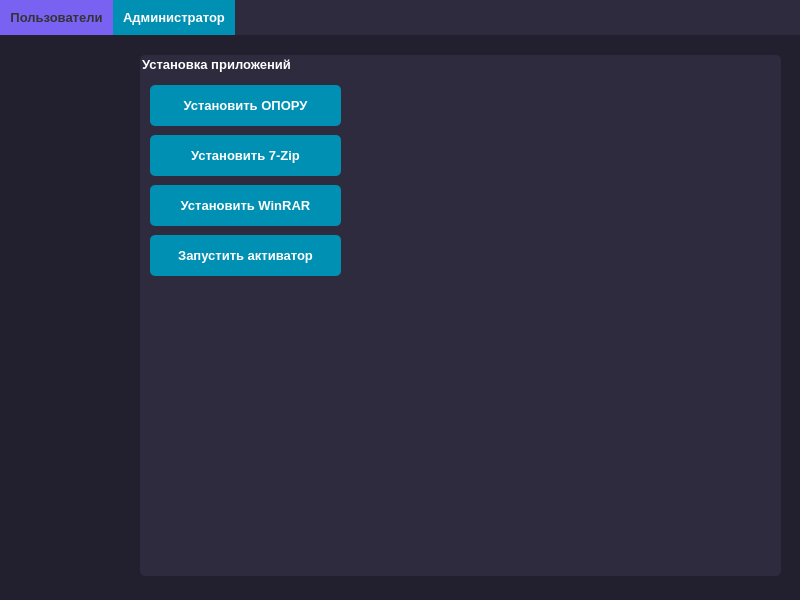
<?xml version="1.0" encoding="UTF-8"?>
<ui version="4.0">
 <class>MainWindow</class>
 <widget class="QMainWindow" name="MainWindow">
  <property name="geometry">
   <rect>
    <x>0</x>
    <y>0</y>
    <width>800</width>
    <height>600</height>
   </rect>
  </property>
  <property name="font">
   <font>
    <pointsize>10</pointsize>
    <weight>75</weight>
    <bold>true</bold>
   </font>
  </property>
  <property name="contextMenuPolicy">
   <enum>Qt::NoContextMenu</enum>
  </property>
  <property name="windowTitle">
   <string>PHSV Helper</string>
  </property>
  <property name="windowIcon">
   <iconset>
    <normaloff>1pgifm6esdu2xf8j10vuoyu8cvi88uua.png</normaloff>1pgifm6esdu2xf8j10vuoyu8cvi88uua.png</iconset>
  </property>
  <property name="styleSheet">
   <string notr="true">QMainWindow {
	background-color: #2E2B3F;
	border: none;
}
QMenuBar {
    background-color: #2E2B3F; /* Цвет фона для верхней панели меню */
    color: white; /* Цвет текста */
    border: none; /* Убирает рамку, если есть */
}</string>
  </property>
  <widget class="QWidget" name="centralwidget">
   <property name="font">
    <font>
     <pointsize>10</pointsize>
     <weight>75</weight>
     <bold>true</bold>
    </font>
   </property>
   <property name="autoFillBackground">
    <bool>false</bool>
   </property>
   <property name="styleSheet">
    <string notr="true">QWidget {
    background-color: #2E2B3F; /* Цвет фона */
    border: none;
}
</string>
   </property>
   <widget class="QTabWidget" name="tabWidget">
    <property name="geometry">
     <rect>
      <x>0</x>
      <y>0</y>
      <width>801</width>
      <height>601</height>
     </rect>
    </property>
    <property name="font">
     <font>
      <pointsize>10</pointsize>
      <weight>75</weight>
      <bold>true</bold>
     </font>
    </property>
    <property name="styleSheet">
     <string notr="true">QTabWidget {
    background-color: #2E2B3F; /* Цвет фона для всего виджета */
	border: none;
}

QTabBar::tab {
    background :#7961F1; /* Цвет фона вкладки */
    color: #333333; /* Цвет текста */
    padding: 10px; /* Отступы */
    border-bottom: none; /* Убираем нижнюю рамку для активной вкладки */
}

QTabBar::tab:selected {
    background: #0090B3; /* Цвет фона для выбранной вкладки */
    color: white; /* Цвет текста для выбранной вкладки */
}

QTabBar::tab:hover {
    background-color: #e67e22; /* Цвет фона при наведении */
}

QTabBar::tab:!selected {
    margin-left: 0px; /* Отступ между вкладками */
}

QTabWidget::pane {
    border: none; /* Убирает рамку вокруг вкладок */
}</string>
    </property>
    <property name="currentIndex">
     <number>1</number>
    </property>
    <widget class="QWidget" name="tab">
     <property name="font">
      <font>
       <pointsize>10</pointsize>
       <weight>75</weight>
       <bold>true</bold>
      </font>
     </property>
     <property name="styleSheet">
      <string notr="true">QWidget {
    background-color: #221F2E; /* Цвет фона */
    border: none;
}
</string>
     </property>
     <attribute name="title">
      <string>Пользователи</string>
     </attribute>
     <widget class="QGroupBox" name="groupBox_2">
      <property name="geometry">
       <rect>
        <x>140</x>
        <y>20</y>
        <width>641</width>
        <height>521</height>
       </rect>
      </property>
      <property name="font">
       <font>
        <family>Arial</family>
        <pointsize>10</pointsize>
        <weight>75</weight>
        <bold>true</bold>
       </font>
      </property>
      <property name="styleSheet">
       <string notr="true">QWidget {
    background-color: #2E2B3F; /* Цвет фона */
    border: none;
	border-radius: 5px;
    color: #FFFFFF;
}
</string>
      </property>
      <property name="title">
       <string>Управление приложениями</string>
      </property>
      <property name="flat">
       <bool>false</bool>
      </property>
      <property name="checkable">
       <bool>false</bool>
      </property>
      <property name="checked">
       <bool>false</bool>
      </property>
      <widget class="QPushButton" name="pushButton_3">
       <property name="geometry">
        <rect>
         <x>10</x>
         <y>30</y>
         <width>191</width>
         <height>41</height>
        </rect>
       </property>
       <property name="font">
        <font>
         <pointsize>10</pointsize>
         <weight>75</weight>
         <bold>true</bold>
        </font>
       </property>
       <property name="styleSheet">
        <string notr="true">     QPushButton {
         background-color: #0090B3;
         color: white;
         border: none;
         padding: 10px 20px;
         border-radius: 5px;
     }
     QPushButton:hover {
         background-color: #e67e22;
     }</string>
       </property>
       <property name="text">
        <string>Перезапустить ОПОРУ</string>
       </property>
      </widget>
      <widget class="QPushButton" name="pushButton_5">
       <property name="geometry">
        <rect>
         <x>10</x>
         <y>80</y>
         <width>191</width>
         <height>41</height>
        </rect>
       </property>
       <property name="font">
        <font>
         <pointsize>10</pointsize>
         <weight>75</weight>
         <bold>true</bold>
        </font>
       </property>
       <property name="styleSheet">
        <string notr="true">     QPushButton {
         background-color: #0090B3;
         color: white;
         border: none;
         padding: 10px 20px;
         border-radius: 5px;
     }
     QPushButton:hover {
         background-color: #e67e22;
     }</string>
       </property>
       <property name="text">
        <string>Запустить ЖНВЛП</string>
       </property>
      </widget>
     </widget>
    </widget>
    <widget class="QWidget" name="tab_2">
     <property name="autoFillBackground">
      <bool>false</bool>
     </property>
     <property name="styleSheet">
      <string notr="true">QWidget {
	background-color: #221F2E; /* Цвет фона */
    border: none; /* Убирает рамку у виджета внутри вкладки */
    margin: 0; /* Убирает внешние отступы */
    padding: 0; /* Убирает внутренние отступы */
}</string>
     </property>
     <attribute name="title">
      <string>Администратор</string>
     </attribute>
     <widget class="QGroupBox" name="groupBox">
      <property name="geometry">
       <rect>
        <x>140</x>
        <y>20</y>
        <width>641</width>
        <height>521</height>
       </rect>
      </property>
      <property name="font">
       <font>
        <family>Arial</family>
        <pointsize>10</pointsize>
        <weight>75</weight>
        <bold>true</bold>
       </font>
      </property>
      <property name="styleSheet">
       <string notr="true">QWidget {
    background-color: #2E2B3F; /* Цвет фона */
    border: none;
	border-radius: 5px;
    color: #FFFFFF;
}
</string>
      </property>
      <property name="title">
       <string>Установка приложений</string>
      </property>
      <widget class="QPushButton" name="OPORA">
       <property name="geometry">
        <rect>
         <x>10</x>
         <y>30</y>
         <width>191</width>
         <height>41</height>
        </rect>
       </property>
       <property name="font">
        <font>
         <pointsize>10</pointsize>
         <weight>75</weight>
         <bold>true</bold>
        </font>
       </property>
       <property name="styleSheet">
        <string notr="true">     QPushButton {
         background-color: #0090B3;
         color: white;
         border: none;
         padding: 10px 20px;
         border-radius: 5px;
     }
     QPushButton:hover {
         background-color: #e67e22;
     }</string>
       </property>
       <property name="text">
        <string>Установить ОПОРУ</string>
       </property>
      </widget>
      <widget class="QPushButton" name="Zip">
       <property name="geometry">
        <rect>
         <x>10</x>
         <y>80</y>
         <width>191</width>
         <height>41</height>
        </rect>
       </property>
       <property name="font">
        <font>
         <pointsize>10</pointsize>
         <weight>75</weight>
         <bold>true</bold>
        </font>
       </property>
       <property name="styleSheet">
        <string notr="true">     QPushButton {
         background-color: #0090B3;
         color: white;
         border: none;
         padding: 10px 20px;
         border-radius: 5px;
     }
     QPushButton:hover {
         background-color: #e67e22;
     }</string>
       </property>
       <property name="text">
        <string>Установить 7-Zip</string>
       </property>
      </widget>
      <widget class="QPushButton" name="WinRAR">
       <property name="geometry">
        <rect>
         <x>10</x>
         <y>130</y>
         <width>191</width>
         <height>41</height>
        </rect>
       </property>
       <property name="font">
        <font>
         <pointsize>10</pointsize>
         <weight>75</weight>
         <bold>true</bold>
        </font>
       </property>
       <property name="styleSheet">
        <string notr="true">     QPushButton {
         background-color: #0090B3;
         color: white;
         border: none;
         padding: 10px 20px;
         border-radius: 5px;
     }
     QPushButton:hover {
         background-color: #e67e22;
     }</string>
       </property>
       <property name="text">
        <string>Установить WinRAR</string>
       </property>
      </widget>
      <widget class="QPushButton" name="Activator">
       <property name="geometry">
        <rect>
         <x>10</x>
         <y>180</y>
         <width>191</width>
         <height>41</height>
        </rect>
       </property>
       <property name="font">
        <font>
         <pointsize>10</pointsize>
         <weight>75</weight>
         <bold>true</bold>
        </font>
       </property>
       <property name="styleSheet">
        <string notr="true">     QPushButton {
         background-color: #0090B3;
         color: white;
         border: none;
         padding: 10px 20px;
         border-radius: 5px;
     }
     QPushButton:hover {
         background-color: #e67e22;
     }</string>
       </property>
       <property name="text">
        <string>Запустить активатор</string>
       </property>
      </widget>
     </widget>
    </widget>
   </widget>
  </widget>
 </widget>
 <resources>
  <include location="Windows/resources/Новый текстовый документ.qrc"/>
 </resources>
 <connections/>
</ui>
